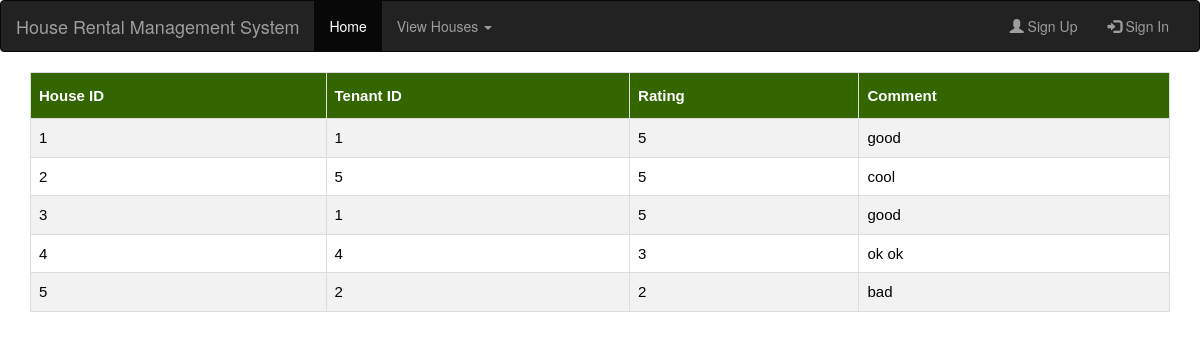
/viewrating.php, run on the app's committed database.
### tables this page shows
CREATE TABLE `rating` (
  `id` int(11) NOT NULL,
  `t_id` int(11) NOT NULL,
  `rating` int(11) DEFAULT NULL,
  `comment` varchar(300) DEFAULT NULL
);

### viewrating.php (the view, shortened to what this page needs)
<!DOCTYPE html>
<html lang="en">
<head>
   <link rel="stylesheet" type="text/css" href="table.css">
  <link rel="stylesheet" type="text/css" href="m.css">
  <link rel="stylesheet" href="https://maxcdn.bootstrapcdn.com/bootstrap/3.4.0/css/bootstrap.min.css">
</head>
<body>
<nav class="navbar navbar-inverse">
  <div class="container-fluid">
    <div class="navbar-header">
      <a class="navbar-brand" href="#">House Rental Management System</a>
    </div>
    <div class="collapse navbar-collapse" id="myNavbar">
      <ul class="nav navbar-nav">
        <li class="active"><a href="index.html">Home</a></li>
        <li class="dropdown">
          <a class="dropdown-toggle" data-toggle="dropdown" href="#">View Houses <span class="caret"></span></a>
        </li>
      </ul>
      <ul class="nav navbar-nav navbar-right">
        <li><a href="signup.html"><span class="glyphicon glyphicon-user"></span> Sign Up</a></li>
        <li><a href="signin.html"><span class="glyphicon glyphicon-log-in"></span> Sign In</a></li>
      </ul>
    </div>
  </div>
</nav>
<div class="container">
  <table border="1" id="customers">
    <tr>
      <th>House ID</th>
      <th>Tenant ID</th>
      <th>Rating</th>
      <th>Comment</th>
    </tr>
<?php
include("connection.php");
$query="select * from rating";
$data=mysqli_query($conn,$query);
while($result=mysqli_fetch_assoc($data))
{
 echo "<tr><td>".$result['id']."</td><td>".$result['t_id']."</td><td>".$result['rating']."</td><td>".$result['comment']."</td></tr>";
}
echo "</table>";
?>
</div>
</body>
</html>

### table.css (style rules this page uses)
table { width:100%; color: black; font-family: monospace; font-size: 15px; text-align: left; border-color: black; border-style: solid; }
#customers { font-family: "Trebuchet MS", Arial, Helvetica, sans-serif; border-collapse: collapse; width: 100%; }
#customers td, #customers th { border: 1px solid #ddd; padding: 8px; }
#customers tr:nth-child(even) { background-color: #f2f2f2; }
#customers th { padding-top: 12px; padding-bottom: 12px; text-align: left; background-color: #336600; color: white; }

### data on the page
rating: id "1", t "1", rating "5", comment "good"
rating: id "2", t "5", rating "5", comment "cool"
rating: id "3", t "1", rating "5", comment "good"
rating: id "4", t "4", rating "3", comment "ok ok"
rating: id "5", t "2", rating "2", comment "bad"
